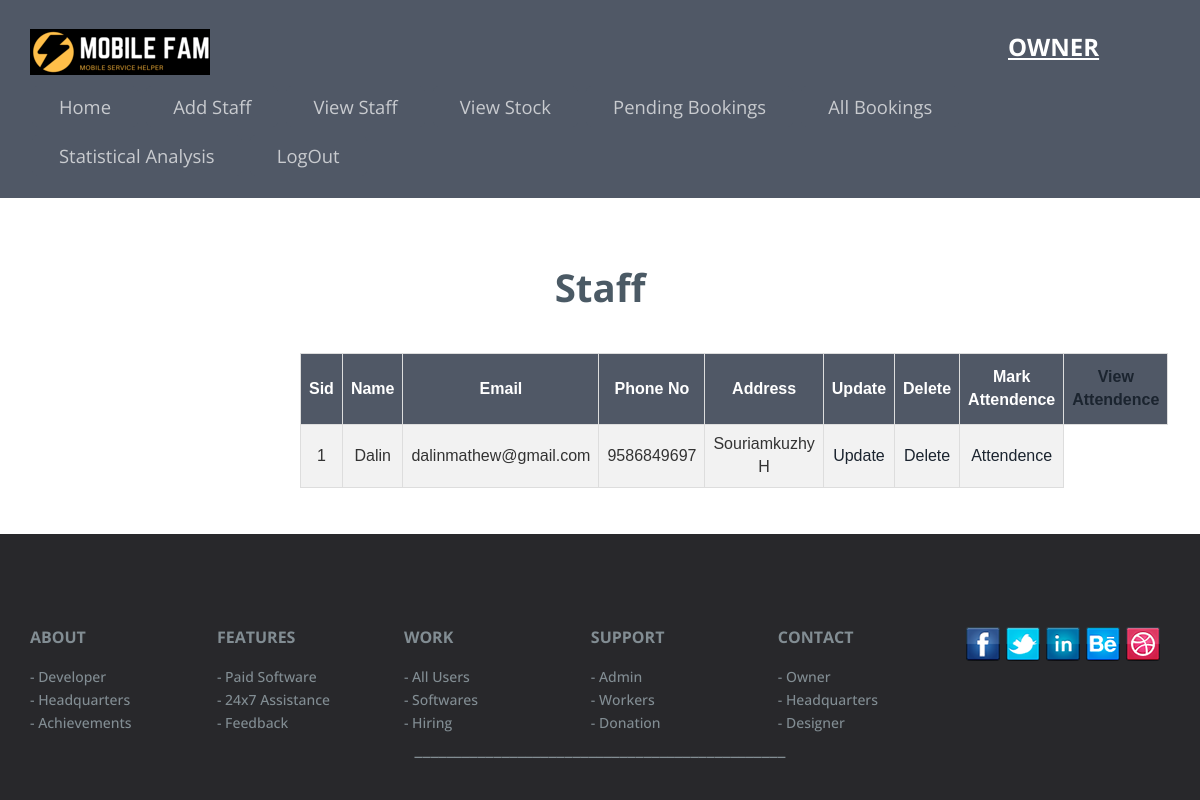
The page /owner_view_staff.php (signed in) on the database its author committed.
### tables this page shows
CREATE TABLE IF NOT EXISTS `staff` (
  `sid` INT(11) NOT NULL AUTO_INCREMENT,
  `sname` VARCHAR(40) NOT NULL,
  `address` VARCHAR(40) NOT NULL,
  `email` VARCHAR(70) NOT NULL,
  `phno` VARCHAR(70) NOT NULL,
  `oid` INT(11) NOT NULL,
  PRIMARY KEY (`sid`)
);

### owner_view_staff.php (the view, shortened to what this page needs)
<?php
include("connection.php");
include('oheader.php');
?>
<div class="contact-mian">
  <h3>Staff</h3>
  <table id="customers">
    <tr>
      <th>
        Sid
      </th>
      <th>
        Name
      </th>
      <th>
        Email
      </th>
      <th>
        Phone No
      </th>
      <th>
      Address
      </th>
      <th>
        Update
      </th>
      <th>
        Delete
      </th>
      <th>
        Mark Attendence
      </th>
      <th>
        <a href="owner_view_attendence.php">View Attendence</a>
      </th>
    </tr>
    <?php
    $oid = $_SESSION['oid'];
    $ret = " SELECT * FROM staff where oid=$oid ";
    $re = mysqli_query($conn, $ret);
    while ($data = mysqli_fetch_assoc($re)) {
      $id = $data['sid'];
      $fid = $data['sname'];
      $question = $data['email'];
      $answer = $data['phno'];
      $sid = $data['address'];
    ?>
      <tr>
        <td>
          <?php
          echo $id;
          ?>
        </td>
        <td>
          <?php
          echo $fid;
          ?>
        </td>
        <td>
          <?php
          echo $question;
          ?>
        </td>
        <td>
          <?php
          echo $answer;
          ?>
        </td>
        <td>
          <?php
          echo $sid;
          ?>
        </td>
        <td>
          <a href="owner_update_staff.php?id=<?php echo $id; ?>">Update</a>
        </td>
        <td>
          <a href="owner_delete_staff.php?id=<?php echo $id; ?>">Delete</a>
        </td>
        <td>
<?php
$date=date('y-m-d');
 $ret = " SELECT * FROM attendence where sid=$id and `date`='$date'";
 $re = mysqli_query($conn, $ret);
$data1 = mysqli_fetch_assoc($re)
?>
<?php
if ($data1)
{
  echo "Present ✔";
}
else{?>
          <a href="staff_add_attendence.php?id=<?php echo $id; ?>">Attendence </a>
          <?php
}
          ?>
        </td>
      </tr>
    <?php
    }
    ?>
  </table>
</div>
<?php
include('common_footer.php');
?>

### css/style.css (style rules this page uses)
html, body { font-size: 100%; background: #fff; font-family: 'Open Sans', sans-serif; }
body a { transition: 0.5s all ease; -webkit-transition: 0.5s all ease; -moz-transition: 0.5s all ease; -o-transition: 0.5s all ease; -ms-transition: 0.5s all ease; }
h1,h2,h3,h4,h5,h6 { margin:0; }
.contact-mian { text-align:center; }
.contact-mian h3,.about-main h3,.advn-main h3,.portfolio-top h3,.features-main h3 { font-weight:700; font-size:2.5em; color:#4b5a65; margin:0; text-align:center; }
@media (max-width:1366px) { .contact-mian h3, .about-main h3, .advn-main h3, .portfolio-top h3, .features-main h3,.team-main h3 { font-size: 2.4em; } }

### oheader.php (style rules this page uses)
.contact-mian { padding: 0 300px; text-align: center; }
.contact-mian h3 { margin: 0 0 45px; }
#customers { font-family: Arial, Helvetica, sans-serif; border-collapse: collapse; width: 100%; text-align: center; }
#customers td, #customers th { border: 1px solid #ddd; padding: 8px; text-align: center; }
#customers tr:nth-child(even) { background-color: #f2f2f2; }
#customers th { padding-top: 12px; padding-bottom: 12px; background-color: #505866; color: white; }

### rows shown on the page
staff: sid "1", sname "Dalin", email "dalinmathew@gmail.com", phno "9586849697", address "Souriamkuzhy H"
